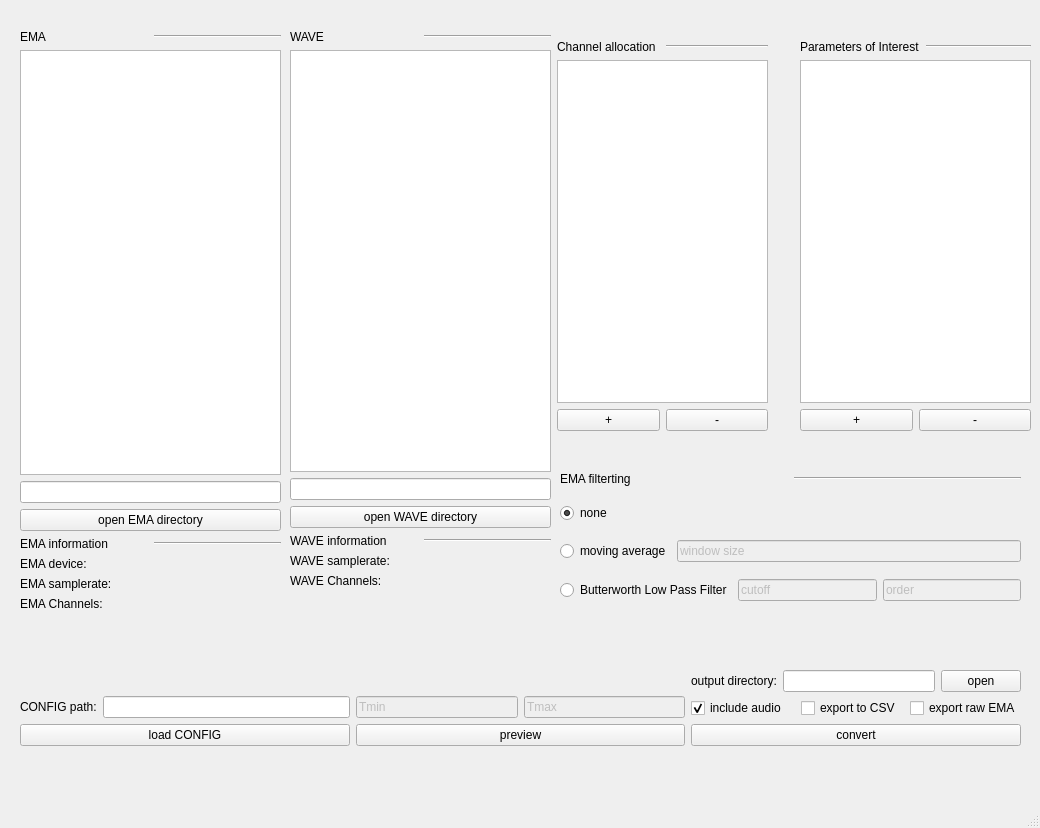
<?xml version="1.0" encoding="UTF-8"?>
<ui version="4.0">
 <class>MainWindow</class>
 <widget class="QMainWindow" name="MainWindow">
  <property name="geometry">
   <rect>
    <x>0</x>
    <y>0</y>
    <width>1040</width>
    <height>828</height>
   </rect>
  </property>
  <property name="windowTitle">
   <string>ema2wav</string>
  </property>
  <widget class="QWidget" name="centralwidget">
   <widget class="QWidget" name="verticalLayoutWidget_5">
    <property name="geometry">
     <rect>
      <x>20</x>
      <y>30</y>
      <width>261</width>
      <height>581</height>
     </rect>
    </property>
    <layout class="QVBoxLayout" name="verticalLayout_6">
     <item>
      <layout class="QVBoxLayout" name="verticalLayout">
       <item>
        <layout class="QHBoxLayout" name="horizontalLayout_2">
         <item>
          <widget class="QLabel" name="label">
           <property name="text">
            <string>EMA</string>
           </property>
          </widget>
         </item>
         <item>
          <widget class="Line" name="line">
           <property name="orientation">
            <enum>Qt::Horizontal</enum>
           </property>
          </widget>
         </item>
        </layout>
       </item>
       <item>
        <layout class="QHBoxLayout" name="horizontalLayout"/>
       </item>
       <item>
        <widget class="QListView" name="ema_files_view"/>
       </item>
       <item>
        <layout class="QVBoxLayout" name="verticalLayout_2">
         <item>
          <widget class="QLineEdit" name="ema_directory_line_edit"/>
         </item>
         <item>
          <widget class="QPushButton" name="open_ema_dir_btn">
           <property name="text">
            <string>open EMA directory</string>
           </property>
          </widget>
         </item>
        </layout>
       </item>
      </layout>
     </item>
     <item>
      <layout class="QVBoxLayout" name="verticalLayout_5">
       <item>
        <layout class="QHBoxLayout" name="horizontalLayout_9">
         <item>
          <widget class="QLabel" name="label_5">
           <property name="text">
            <string>EMA information</string>
           </property>
          </widget>
         </item>
         <item>
          <widget class="Line" name="line_3">
           <property name="orientation">
            <enum>Qt::Horizontal</enum>
           </property>
          </widget>
         </item>
        </layout>
       </item>
       <item>
        <layout class="QHBoxLayout" name="horizontalLayout_10">
         <item>
          <widget class="QLabel" name="label_6">
           <property name="text">
            <string>EMA device:</string>
           </property>
          </widget>
         </item>
         <item>
          <widget class="QLabel" name="ema_device_info">
           <property name="text">
            <string/>
           </property>
          </widget>
         </item>
        </layout>
       </item>
       <item>
        <layout class="QHBoxLayout" name="horizontalLayout_7">
         <item>
          <widget class="QLabel" name="label_3">
           <property name="text">
            <string>EMA samplerate:</string>
           </property>
          </widget>
         </item>
         <item>
          <widget class="QLabel" name="ema_samplerate_info">
           <property name="text">
            <string/>
           </property>
          </widget>
         </item>
        </layout>
       </item>
       <item>
        <layout class="QHBoxLayout" name="horizontalLayout_8">
         <item>
          <widget class="QLabel" name="label_4">
           <property name="text">
            <string>EMA Channels:</string>
           </property>
          </widget>
         </item>
         <item>
          <widget class="QLabel" name="ema_channel_info">
           <property name="text">
            <string/>
           </property>
          </widget>
         </item>
        </layout>
       </item>
      </layout>
     </item>
    </layout>
   </widget>
   <widget class="QWidget" name="verticalLayoutWidget_6">
    <property name="geometry">
     <rect>
      <x>290</x>
      <y>30</y>
      <width>261</width>
      <height>581</height>
     </rect>
    </property>
    <layout class="QVBoxLayout" name="verticalLayout_7">
     <item>
      <layout class="QVBoxLayout" name="verticalLayout_3">
       <item>
        <layout class="QHBoxLayout" name="horizontalLayout_4">
         <item>
          <widget class="QLabel" name="label_2">
           <property name="text">
            <string>WAVE</string>
           </property>
          </widget>
         </item>
         <item>
          <widget class="Line" name="line_2">
           <property name="orientation">
            <enum>Qt::Horizontal</enum>
           </property>
          </widget>
         </item>
        </layout>
       </item>
       <item>
        <layout class="QHBoxLayout" name="horizontalLayout_5"/>
       </item>
       <item>
        <widget class="QListView" name="wave_files_view"/>
       </item>
       <item>
        <layout class="QVBoxLayout" name="verticalLayout_4">
         <item>
          <widget class="QLineEdit" name="wave_directory_line_edit"/>
         </item>
         <item>
          <widget class="QPushButton" name="open_wave_dir_btn">
           <property name="text">
            <string>open WAVE directory</string>
           </property>
          </widget>
         </item>
        </layout>
       </item>
      </layout>
     </item>
     <item>
      <layout class="QVBoxLayout" name="verticalLayout_8">
       <item>
        <layout class="QHBoxLayout" name="horizontalLayout_11">
         <item>
          <widget class="QLabel" name="label_7">
           <property name="text">
            <string>WAVE information</string>
           </property>
          </widget>
         </item>
         <item>
          <widget class="Line" name="line_4">
           <property name="orientation">
            <enum>Qt::Horizontal</enum>
           </property>
          </widget>
         </item>
        </layout>
       </item>
       <item>
        <layout class="QHBoxLayout" name="horizontalLayout_13">
         <item>
          <widget class="QLabel" name="label_9">
           <property name="text">
            <string>WAVE samplerate:</string>
           </property>
          </widget>
         </item>
         <item>
          <widget class="QLabel" name="wave_samplerate_info">
           <property name="text">
            <string/>
           </property>
          </widget>
         </item>
        </layout>
       </item>
       <item>
        <layout class="QHBoxLayout" name="horizontalLayout_14">
         <item>
          <widget class="QLabel" name="label_10">
           <property name="text">
            <string>WAVE Channels:</string>
           </property>
          </widget>
         </item>
         <item>
          <widget class="QLabel" name="wave_channel_info">
           <property name="text">
            <string/>
           </property>
          </widget>
         </item>
        </layout>
       </item>
      </layout>
     </item>
     <item>
      <spacer name="verticalSpacer">
       <property name="orientation">
        <enum>Qt::Vertical</enum>
       </property>
       <property name="sizeType">
        <enum>QSizePolicy::Fixed</enum>
       </property>
       <property name="sizeHint" stdset="0">
        <size>
         <width>20</width>
         <height>23</height>
        </size>
       </property>
      </spacer>
     </item>
    </layout>
   </widget>
   <widget class="QWidget" name="verticalLayoutWidget_3">
    <property name="geometry">
     <rect>
      <x>557</x>
      <y>40</y>
      <width>211</width>
      <height>391</height>
     </rect>
    </property>
    <layout class="QVBoxLayout" name="verticalLayout_9">
     <item>
      <layout class="QHBoxLayout" name="horizontalLayout_6">
       <item>
        <widget class="QLabel" name="label_8">
         <property name="text">
          <string>Channel allocation</string>
         </property>
        </widget>
       </item>
       <item>
        <widget class="Line" name="line_5">
         <property name="orientation">
          <enum>Qt::Horizontal</enum>
         </property>
        </widget>
       </item>
      </layout>
     </item>
     <item>
      <widget class="QTableWidget" name="channel_table"/>
     </item>
     <item>
      <layout class="QHBoxLayout" name="horizontalLayout_12">
       <item>
        <widget class="QPushButton" name="add_channel_btn">
         <property name="text">
          <string>+</string>
         </property>
        </widget>
       </item>
       <item>
        <widget class="QPushButton" name="remove_channel_btn">
         <property name="text">
          <string>-</string>
         </property>
        </widget>
       </item>
      </layout>
     </item>
    </layout>
   </widget>
   <widget class="QWidget" name="verticalLayoutWidget_7">
    <property name="geometry">
     <rect>
      <x>800</x>
      <y>40</y>
      <width>231</width>
      <height>391</height>
     </rect>
    </property>
    <layout class="QVBoxLayout" name="verticalLayout_10">
     <item>
      <layout class="QHBoxLayout" name="horizontalLayout_15">
       <item>
        <widget class="QLabel" name="label_11">
         <property name="text">
          <string>Parameters of Interest</string>
         </property>
        </widget>
       </item>
       <item>
        <widget class="Line" name="line_6">
         <property name="orientation">
          <enum>Qt::Horizontal</enum>
         </property>
        </widget>
       </item>
      </layout>
     </item>
     <item>
      <widget class="QTableWidget" name="parameter_table"/>
     </item>
     <item>
      <layout class="QHBoxLayout" name="horizontalLayout_16">
       <item>
        <widget class="QPushButton" name="add_parameter_btn">
         <property name="text">
          <string>+</string>
         </property>
        </widget>
       </item>
       <item>
        <widget class="QPushButton" name="remove_parameter_btn">
         <property name="text">
          <string>-</string>
         </property>
        </widget>
       </item>
      </layout>
     </item>
    </layout>
   </widget>
   <widget class="QWidget" name="verticalLayoutWidget_8">
    <property name="geometry">
     <rect>
      <x>560</x>
      <y>461</y>
      <width>461</width>
      <height>151</height>
     </rect>
    </property>
    <layout class="QVBoxLayout" name="verticalLayout_11">
     <item>
      <layout class="QHBoxLayout" name="horizontalLayout_17">
       <item>
        <widget class="QLabel" name="label_12">
         <property name="text">
          <string>EMA filterting</string>
         </property>
        </widget>
       </item>
       <item>
        <widget class="Line" name="line_7">
         <property name="orientation">
          <enum>Qt::Horizontal</enum>
         </property>
        </widget>
       </item>
      </layout>
     </item>
     <item>
      <layout class="QHBoxLayout" name="horizontalLayout_18">
       <item>
        <widget class="QRadioButton" name="no_filter_radio_btn">
         <property name="enabled">
          <bool>true</bool>
         </property>
         <property name="layoutDirection">
          <enum>Qt::LeftToRight</enum>
         </property>
         <property name="text">
          <string>none</string>
         </property>
         <property name="checked">
          <bool>true</bool>
         </property>
        </widget>
       </item>
       <item>
        <spacer name="horizontalSpacer">
         <property name="orientation">
          <enum>Qt::Horizontal</enum>
         </property>
         <property name="sizeHint" stdset="0">
          <size>
           <width>40</width>
           <height>20</height>
          </size>
         </property>
        </spacer>
       </item>
      </layout>
     </item>
     <item>
      <layout class="QHBoxLayout" name="horizontalLayout_19">
       <item>
        <widget class="QRadioButton" name="moving_average_btn">
         <property name="text">
          <string>moving average</string>
         </property>
        </widget>
       </item>
       <item>
        <widget class="QLineEdit" name="moving_average_window_input">
         <property name="enabled">
          <bool>false</bool>
         </property>
         <property name="text">
          <string>window size</string>
         </property>
        </widget>
       </item>
      </layout>
     </item>
     <item>
      <layout class="QHBoxLayout" name="horizontalLayout_20">
       <item>
        <widget class="QRadioButton" name="butter_lp_btn">
         <property name="text">
          <string>Butterworth Low Pass Filter</string>
         </property>
        </widget>
       </item>
       <item>
        <widget class="QLineEdit" name="butter_lp_cutoff_input">
         <property name="enabled">
          <bool>false</bool>
         </property>
         <property name="text">
          <string>cutoff</string>
         </property>
        </widget>
       </item>
       <item>
        <widget class="QLineEdit" name="butter_lp_order_input">
         <property name="enabled">
          <bool>false</bool>
         </property>
         <property name="text">
          <string>order</string>
         </property>
        </widget>
       </item>
      </layout>
     </item>
    </layout>
   </widget>
   <widget class="QWidget" name="horizontalLayoutWidget_13">
    <property name="geometry">
     <rect>
      <x>20</x>
      <y>630</y>
      <width>1001</width>
      <height>116</height>
     </rect>
    </property>
    <layout class="QHBoxLayout" name="horizontalLayout_21">
     <item>
      <layout class="QVBoxLayout" name="verticalLayout_12">
       <item>
        <spacer name="verticalSpacer_2">
         <property name="orientation">
          <enum>Qt::Vertical</enum>
         </property>
         <property name="sizeHint" stdset="0">
          <size>
           <width>20</width>
           <height>40</height>
          </size>
         </property>
        </spacer>
       </item>
       <item>
        <layout class="QHBoxLayout" name="horizontalLayout_22">
         <item>
          <widget class="QLabel" name="label_13">
           <property name="text">
            <string>CONFIG path:</string>
           </property>
          </widget>
         </item>
         <item>
          <widget class="QLineEdit" name="config_dir_line_input"/>
         </item>
        </layout>
       </item>
       <item>
        <widget class="QPushButton" name="load_CONFIG_btn">
         <property name="text">
          <string>load CONFIG</string>
         </property>
        </widget>
       </item>
      </layout>
     </item>
     <item>
      <layout class="QVBoxLayout" name="verticalLayout_15">
       <item>
        <spacer name="verticalSpacer_3">
         <property name="orientation">
          <enum>Qt::Vertical</enum>
         </property>
         <property name="sizeHint" stdset="0">
          <size>
           <width>20</width>
           <height>40</height>
          </size>
         </property>
        </spacer>
       </item>
       <item>
        <layout class="QHBoxLayout" name="horizontalLayout_23">
         <item>
          <layout class="QVBoxLayout" name="verticalLayout_13">
           <item>
            <widget class="QLineEdit" name="tmin_line_input">
             <property name="enabled">
              <bool>false</bool>
             </property>
             <property name="text">
              <string>Tmin</string>
             </property>
            </widget>
           </item>
          </layout>
         </item>
         <item>
          <layout class="QVBoxLayout" name="verticalLayout_14">
           <item>
            <widget class="QLineEdit" name="tmax_line_input">
             <property name="enabled">
              <bool>false</bool>
             </property>
             <property name="text">
              <string>Tmax</string>
             </property>
            </widget>
           </item>
          </layout>
         </item>
        </layout>
       </item>
       <item>
        <widget class="QPushButton" name="preview_btn">
         <property name="text">
          <string>preview</string>
         </property>
        </widget>
       </item>
      </layout>
     </item>
     <item>
      <layout class="QVBoxLayout" name="verticalLayout_16">
       <item>
        <spacer name="verticalSpacer_4">
         <property name="orientation">
          <enum>Qt::Vertical</enum>
         </property>
         <property name="sizeHint" stdset="0">
          <size>
           <width>20</width>
           <height>40</height>
          </size>
         </property>
        </spacer>
       </item>
       <item>
        <layout class="QHBoxLayout" name="horizontalLayout_24">
         <item>
          <widget class="QLabel" name="label_16">
           <property name="text">
            <string>output directory:</string>
           </property>
          </widget>
         </item>
         <item>
          <widget class="QLineEdit" name="output_dir_line_input"/>
         </item>
         <item>
          <widget class="QPushButton" name="open_output_directory_btn">
           <property name="text">
            <string>open</string>
           </property>
          </widget>
         </item>
        </layout>
       </item>
       <item>
        <layout class="QHBoxLayout" name="horizontalLayout_25">
         <item>
          <widget class="QCheckBox" name="include_audio_checkbox">
           <property name="text">
            <string>include audio</string>
           </property>
           <property name="checked">
            <bool>true</bool>
           </property>
          </widget>
         </item>
         <item>
          <widget class="QCheckBox" name="export_csv_checkbox">
           <property name="text">
            <string>export to CSV</string>
           </property>
          </widget>
         </item>
         <item>
          <widget class="QCheckBox" name="export_raw_ema_checkbox">
           <property name="text">
            <string>export raw EMA</string>
           </property>
          </widget>
         </item>
        </layout>
       </item>
       <item>
        <widget class="QPushButton" name="start_conversion_btn">
         <property name="text">
          <string>convert</string>
         </property>
        </widget>
       </item>
      </layout>
     </item>
    </layout>
   </widget>
  </widget>
  <widget class="QMenuBar" name="menubar">
   <property name="geometry">
    <rect>
     <x>0</x>
     <y>0</y>
     <width>1040</width>
     <height>30</height>
    </rect>
   </property>
  </widget>
  <widget class="QStatusBar" name="statusbar"/>
 </widget>
 <resources/>
 <connections/>
</ui>
